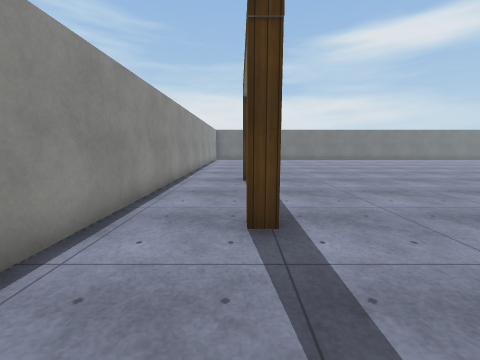
View 1 (above)

24 first-person views from a walk through a 3-D level made in the Unity game engine. The camera is 1.3 m above the floor, tilts 8° down and sees 90° across. The floor is counted in squares, 1 m on a side. Each view is taken from the middle of a square. On the plan, view 1 faces up. The plan holds only what a view shows up to about 12 squares ahead; the rest is blank. Surface patterns are stand-ins for the level's own textures.

View 2
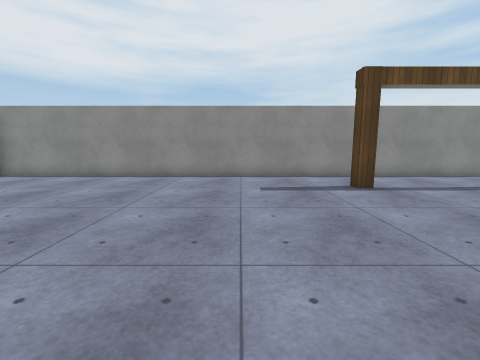

View 3
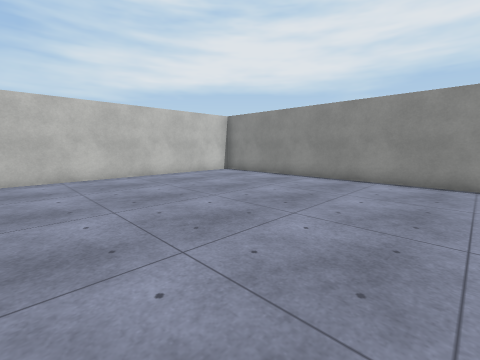

View 4
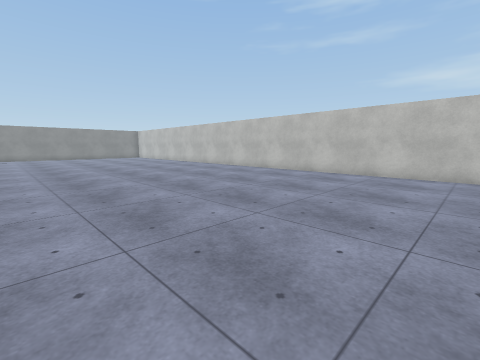

View 5
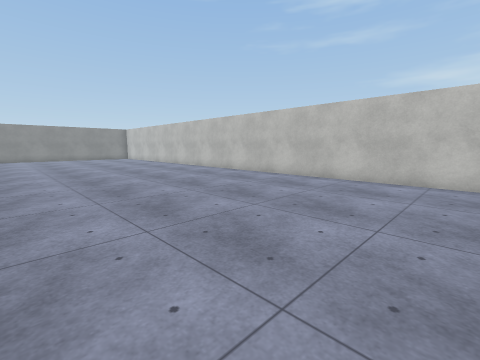

View 6
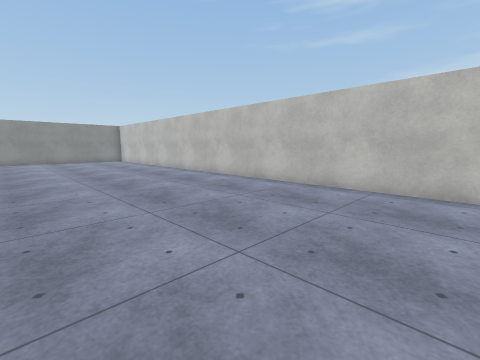

View 7
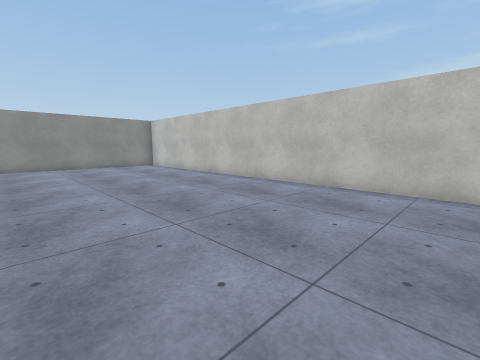

View 8
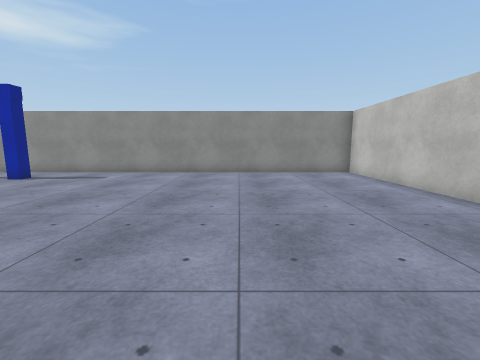

View 9
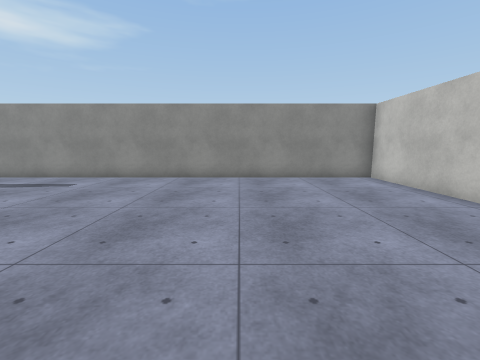

View 10
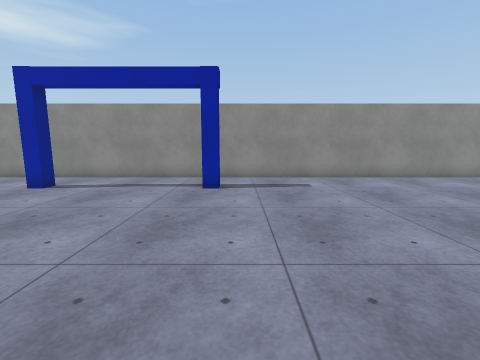

View 11
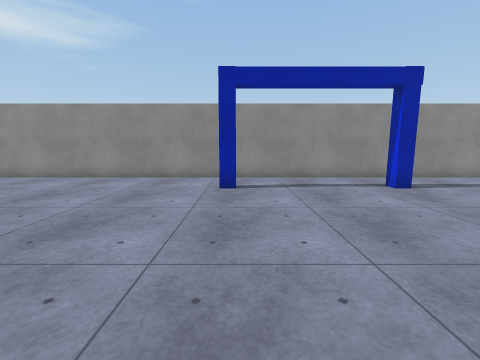

View 12
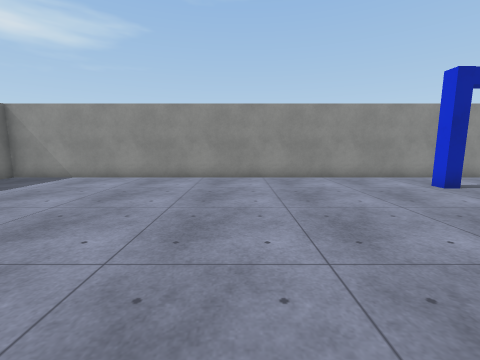

View 13
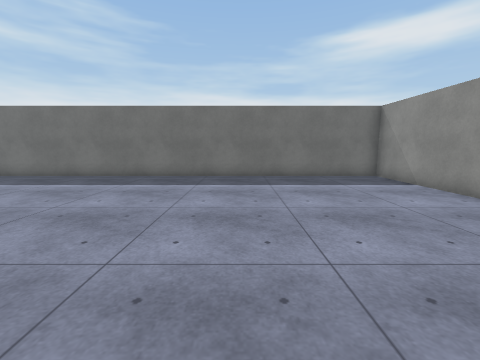

View 14
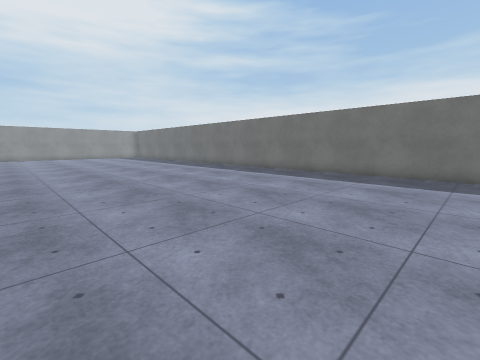

View 15
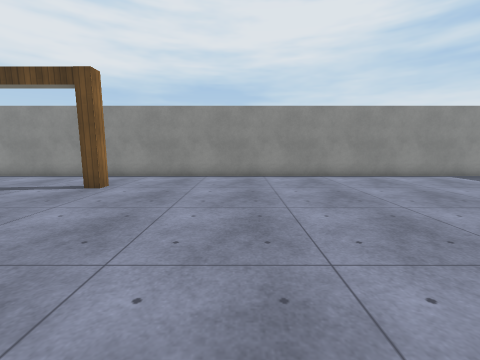

View 16
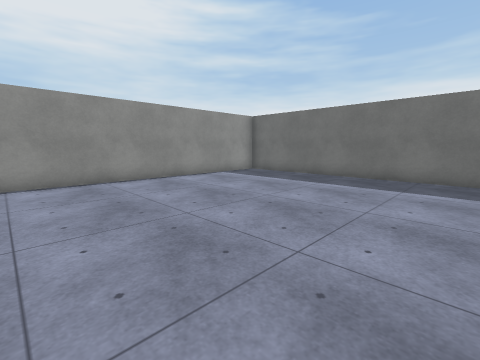

View 17
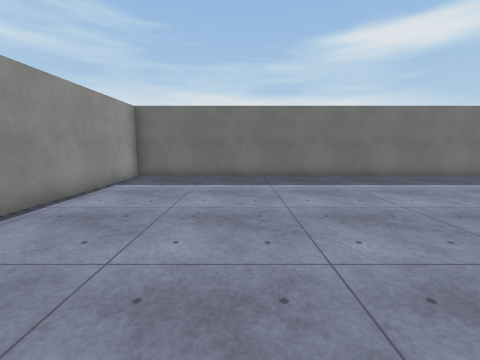

View 18
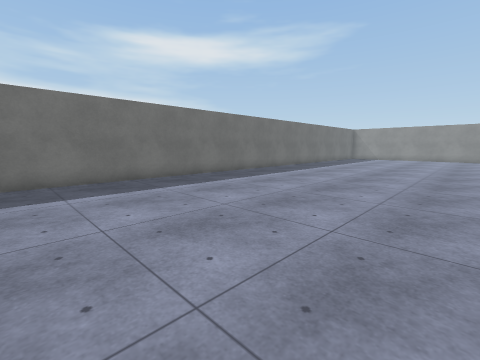

View 19
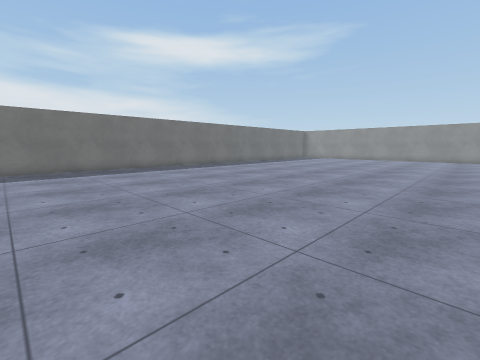

View 20
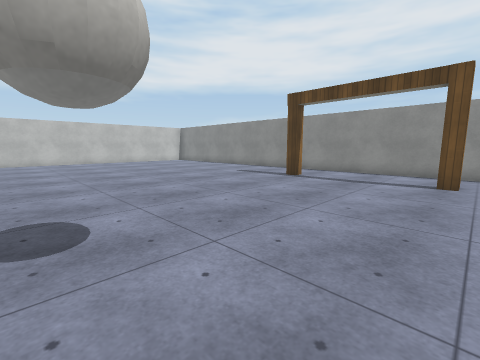

View 21
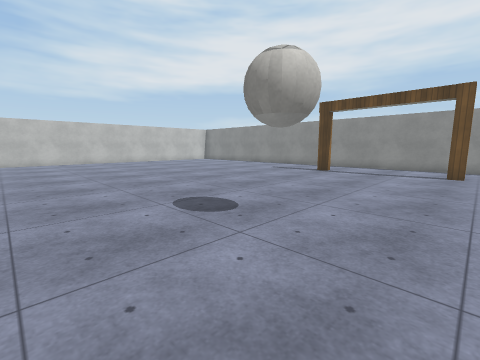

View 22
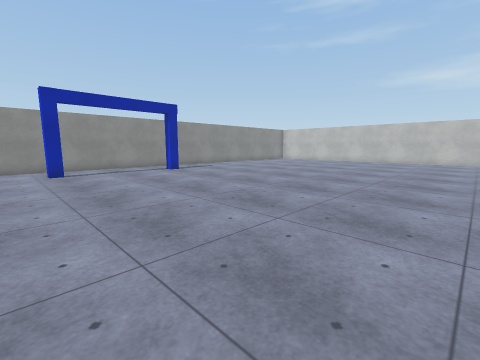

View 23
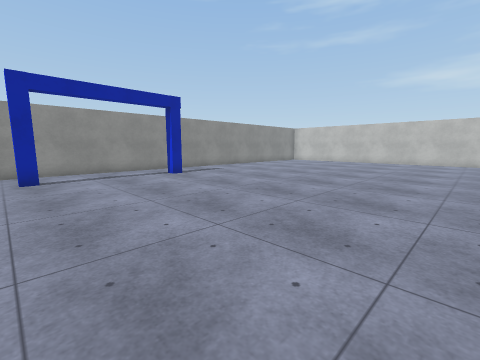

View 24
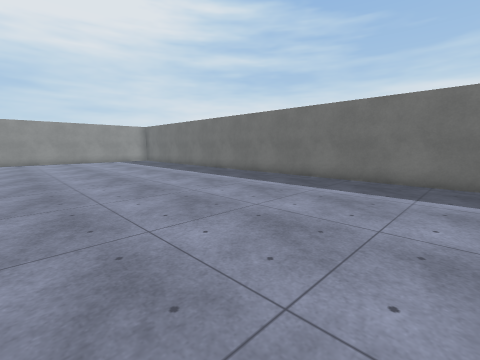

### Floor plan
Points are (right, up) in squares from view 1. A wall is a line through its corners. A room is listed if a view was taken in it or the views show most of it. See-through windows are left out.
Room 1 (views 1, 2, 3, 4, 5, 6, 7, 8, 9, 10, 11, 12, 13, 14, 15, 16, 17, 18, 19, 20, 21, 22, 23, 24)
walls: (0, 9.6) (0.6, 9.6) (0.6, 9.1); (0, 4.2) (0.6, 4.2) (0.6, 3.7) (0, 3.7); (30.9, 9.1) (30.4, 9.1) (30.4, 9.6) (30.9, 9.6); (30.9, 3.7) (30.4, 3.7) (30.4, 4.2) (30.9, 4.2); (0.2, -10.5) (33, -10.5) (33, 25.5) (-2.5, 25.5) (-2.5, -10.5)

Positions as (right, up) in squares from view 1, and headings:
1: (0, 0), facing up
2: (8, 0), facing left
3: (7, 0), facing down-left
4: (5, 1), facing down-right
5: (7, -1), facing down-right
6: (11, -3), facing down-right
7: (17, -3), facing down-right
8: (21, -5), facing right
9: (23, -5), facing right
10: (23, 3), facing right
11: (23, 9), facing right
12: (23, 16), facing right
13: (27, 15), facing up
14: (26, 14), facing up-left
15: (8, 14), facing left
16: (7, 15), facing up-left
17: (2, 15), facing up
18: (7, 16), facing up-right
19: (8, 11), facing up-right
20: (10, 10), facing down-left
21: (13, 10), facing down-left
22: (18, 11), facing down-right
23: (20, 10), facing down-right
24: (19, 16), facing up-left
